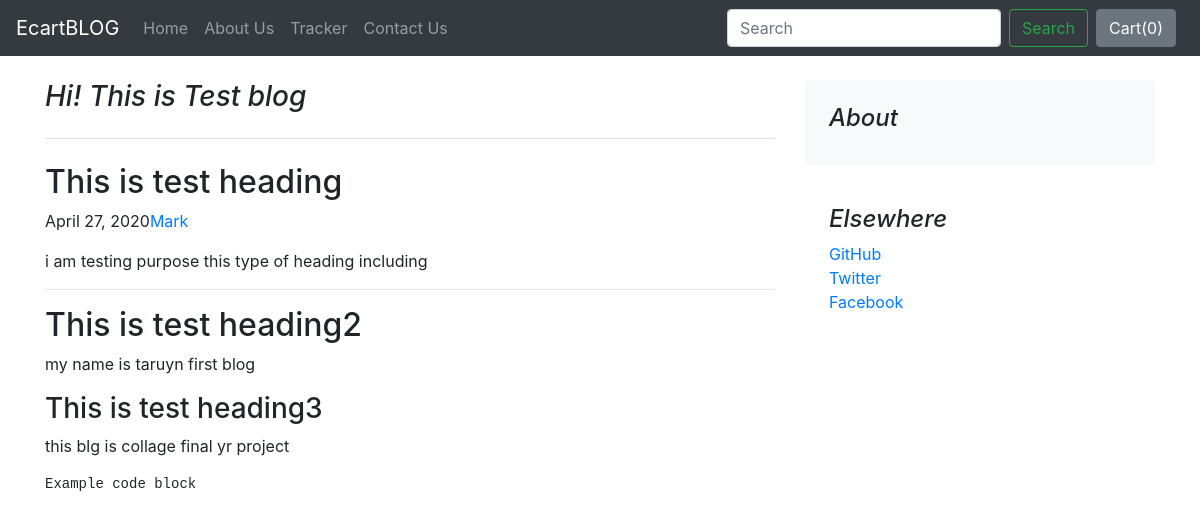
The page /blog/blogpost/1 on the database its author committed.
### Ecartblog/models.py (models this page shows)
class post(models.Model):
    post_id=models.AutoField(primary_key=True)
    title=models.CharField(max_length=250)
    Head0 = models.CharField(max_length=250,)
    contentHead0 = models.CharField(max_length=250,default="")
    Head1 = models.CharField(max_length=250)
    contentHead1 = models.CharField(max_length=250,default="")
    Head2 = models.CharField(max_length=250)
    contentHead2 = models.CharField(max_length=250,default="")
    pub_date=models.DateField()
    image=models.ImageField(upload_to="Ecartblog/image",default="")
    def __str__(self):
        return self.title

### Ecartblog/views.py (the view)
# urls.py: path("blogpost/<int:id>", views.blogpost, name="blogpost")
def blogpost(request,id):
    postfetch=post.objects.filter(post_id=id)[0]
    print(postfetch)
    return render(request,"Ecartblog/blogpost.html",{'postfetch':postfetch})

### Ecartblog/templates/Ecartblog/blogpost.html (shortened to what this page needs)
{% extends 'Ecartblog/basicblog.html' %}
{% block body %}
<div class="container">
    <div class="row mt-4">
        <div class="col-md-8 blog-main">
            <h3 class="pb-4 mb-4 font-italic border-bottom">
             {{postfetch.title}}
            </h3>
            <div class="blog-post">
                <h2 class="blog-post-title">{{postfetch.Head0}}</h2>
                <p class="blog-post-meta"> {{postfetch.pub_date}}<a href="#">Mark</a></p>
                <p>{{postfetch.contentHead0}}</p>
                <hr>
                <h2>{{postfetch.Head1}}</h2>
                <p>{{postfetch.contentHead1}}</p>
                <h3>{{postfetch.Head2}}</h3>
                <p>{{postfetch.contentHead2}}</p>
                <pre><code>Example code block</code></pre>
            </div>
        </div>
        <aside class="col-md-4 blog-sidebar">
            <div class="p-4 mb-3 bg-light rounded">
                <h4 class="font-italic">About</h4>
            </div>
            <div class="p-4">
                <h4 class="font-italic">Elsewhere</h4>
                <ol class="list-unstyled">
                    <li><a href="#">GitHub</a></li>
                    <li><a href="#">Twitter</a></li>
                    <li><a href="#">Facebook</a></li>
                </ol>
            </div>
        </aside>
    </div>
</div>
{% endblock %}

### rows shown on the page
post: title "Hi! This is Test blog", Head0 "This is test heading", pub_date "April 27, 2020", contentHead0 "i am testing purpose this type of heading including", Head1 "This is test heading2", contentHead1 "my name is taruyn first blog", Head2 "This is test heading3", contentHead2 "this blg is collage final yr project"
